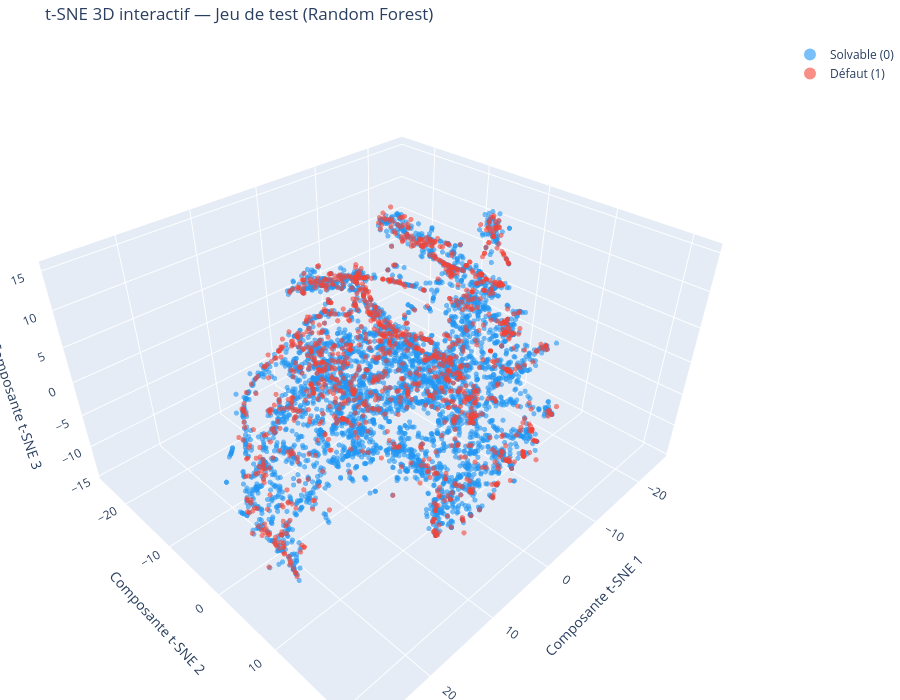

The notebook cell this image was saved under:
### Markdown cell above
t-SNE 3D

### Code cell
import plotly.graph_objects as go
import nbformat
import plotly.io._renderers as _r
_r.nbformat = nbformat   # on injecte le vrai module dans le cache de Plotly (évite un restart kernel)
from sklearn.manifold import TSNE
from sklearn.pipeline import Pipeline


def afficher_tsne_3d(modele, nom):
    """Projette le jeu de test via le préprocesseur de `modele` puis affiche un
    t-SNE 3D interactif (Plotly). Factorisé pour être réutilisé sur plusieurs modèles."""
    # Si le modèle est une Pipeline (cas Random Forest / XGBoost), on réutilise son
    # propre préprocesseur ; sinon (ex. StackingClassifier non indexable) on retombe
    # sur un préprocesseur "à distance" autonome, ajusté sur X_train.
    if isinstance(modele, Pipeline):
        preprocessor = modele[:-1]  # tout sauf le classifieur final
    else:
        preprocessor = build_robust_preprocessor().fit(X_train)

    X_test_transformed = preprocessor.transform(X_test)

    # t-SNE exige une matrice dense (l'encodage one-hot peut produire du creux)
    if hasattr(X_test_transformed, "toarray"):
        X_test_transformed = X_test_transformed.toarray()

    # Réduction t-SNE en 3 dimensions
    # NB : sous scikit-learn >= 1.7 le paramètre s'appelle `max_iter` (ex-`n_iter`).
    tsne = TSNE(n_components=3, random_state=42, perplexity=30, max_iter=1000)
    X_test_3d = tsne.fit_transform(X_test_transformed)

    # --- Visualisation 3D INTERACTIVE (rotation, zoom, survol) via Plotly ---
    colors = {0: '#2196F3', 1: '#F44336'}
    labels = {0: 'Solvable (0)', 1: 'Défaut (1)'}

    # On réaligne la cible sur les positions 0..n-1 pour que le masque booléen
    # corresponde bien aux lignes de X_test_3d (indépendamment de l'index pandas)
    y_test_arr = y_test.reset_index(drop=True) if hasattr(y_test, "reset_index") else y_test

    fig = go.Figure()
    for classe in [0, 1]:
        mask = (y_test_arr == classe)
        fig.add_trace(go.Scatter3d(
            x=X_test_3d[mask, 0],  # Composante t-SNE 1
            y=X_test_3d[mask, 1],  # Composante t-SNE 2
            z=X_test_3d[mask, 2],  # Composante t-SNE 3
            mode="markers",
            name=labels[classe],
            marker=dict(size=3, color=colors[classe], opacity=0.6),
        ))

    fig.update_layout(
        title=f"t-SNE 3D interactif — Jeu de test ({nom})",
        scene=dict(
            xaxis_title="Composante t-SNE 1",
            yaxis_title="Composante t-SNE 2",
            zaxis_title="Composante t-SNE 3",
        ),
        legend=dict(itemsizing="constant"),
        width=900, height=700,
        margin=dict(l=0, r=0, t=40, b=0),
    )
    fig.show()
    return fig


# t-SNE 3D force sur le Random Forest
afficher_tsne_3d(fitted_models["Random Forest"], "Random Forest");

### Figure 1 — Plotly figure (JSON) as saved in the notebook; plotly's stock layout.template omitted (floating-point values rounded to 4 significant figures; data arrays with more than 128 entries replaced by an {"elided": "..."} marker saying what was removed)
{"data": [{"marker": {"color": "#2196F3", "opacity": 0.6, "size": 3}, "mode": "markers", "name": "Solvable (0)", "x": {"elided": "4673 float values"}, "y": {"elided": "4673 float values"}, "z": {"elided": "4673 float values"}, "type": "scatter3d"}, {"marker": {"color": "#F44336", "opacity": 0.6, "size": 3}, "mode": "markers", "name": "Défaut (1)", "x": {"elided": "1327 float values"}, "y": {"elided": "1327 float values"}, "z": {"elided": "1327 float values"}, "type": "scatter3d"}], "layout": {"legend": {"itemsizing": "constant"}, "margin": {"l": 0, "r": 0, "t": 40, "b": 0}, "title": {"text": "t-SNE 3D interactif — Jeu de test (Random Forest)"}, "scene": {"xaxis": {"title": {"text": "Composante t-SNE 1"}}, "yaxis": {"title": {"text": "Composante t-SNE 2"}}, "zaxis": {"title": {"text": "Composante t-SNE 3"}}}, "width": 900, "height": 700}}
